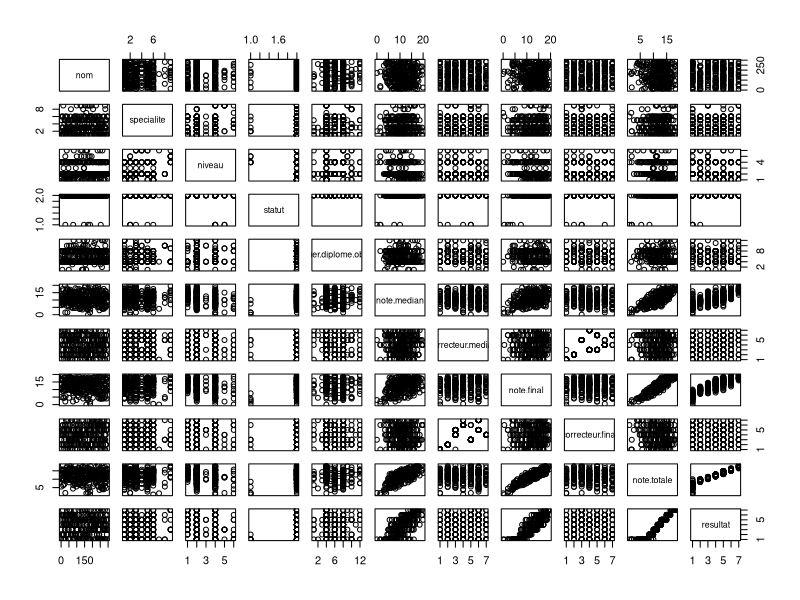

Recreate this plot in R. (Note: this script raises an error after producing the figure.)
setwd("D:/School/UTC/A16-P17/P17/SY09/TD/TP1")
#setwd("/media/leminhtr/Data/School/UTC/A16-P17/P17/SY09/TD/TP1")

## Lib.
library("RColorBrewer")
library(Hmisc)

#1.

###1.1

###### 1.

#nature : nom etu; specialite/niveau,
notes <- read.csv("sy02-p2016.csv", na.strings="", header=T)
 notes$nom <- factor(notes$nom, levels=notes$nom)
 notes$niveau <- factor(notes$niveau, ordered=T)
 notes$resultat <- factor(notes$resultat, levels=c("F","Fx","E","D","C","B","A"),
ordered=T)


# explore data
head(notes)
summary(notes)
plot(notes)
n_a <- is.na(notes)
n_a
notes[!complete.cases(notes),]
nrow(notes[!complete.cases(notes),] )
sapply(notes, function(x) sum(is.na(x)))

unique(notes$dernier.diplome.obtenu)
unique(notes$correcteur.median)
#notes sans N/A
notes_clean <- na.omit(notes)
summary(notes_clean)

############# GRAPH

plot(notes$specialite, notes$resultat)
#histogramme : quantitatives
#barplot : qualitatives
#boxplot : quantitative en fonction de qualitative

sd(notes_clean$note.median)
sd(notes_clean$note.total)
sd(notes_clean$note.final)


#### Boxplot :  Qualitative en fonction de quantitative (note)
notes2<- notes
notes2$spec_niv <- with(notes,paste0(specialite,niveau)) # merge colonne specialite & niveau into one
notes2 <- merge(notes,notes2)

par(mfrow=c(1,4));
boxplot(note.totale ~ specialite , data=notes,xlab="specialite",ylab="note totale")
boxplot(note.totale ~ niveau , data=notes,xlab="niveau",ylab="note totale")
boxplot(note.totale~ spec_niv,col=c("cyan","cyan","cyan","cyan","yellow","yellow","yellow","yellow","yellow","brown","brown","brown","brown","brown","orange","orange","orange","orange","brown4","brown4","brown4","brown4","green","green","green","green","white", "grey", "plum","plum"),data=notes2,xlab="specialite & niveau",ylab="note totale")
legend(bty="n",inset=0.0009,xy.coords(x=29.5,y=8), title="spec", c("GB","GI","GM", "GP","GSM","GSU","ISS2","TC"), fill=c("cyan","yellow","brown","orange","brown4","green","grey","plum"), horiz=FALSE)
boxplot(note.totale~ statut, data=notes,xlab="statut",ylab="note totale")
boxplot(note.totale ~ dernier.diplome.obtenu, data=notes,xlab="origine",ylab="note totale")
boxplot(note.median~ correcteur.median, data=notes,xlab="correcteur median",ylab="note median")
boxplot(note.final~ correcteur.final, data=notes,xlab="correcteur final",ylab="note final")
boxplot(note.totale~ correcteur.final, data=notes,xlab="correcteur final",ylab="note totale")

boxplot(note.totale~ dernier.diplome.obtenu,col=topo.colors(12),data=notes,xlab="dernier diplome obtenu",ylab="note totale")
legend(bty="n",inset=0.01,xy.coords(x=10.2,y=8.07), title="diplome", c( "AUTRE 1ER CYCLE","AUTRE 2E CYCLE", "AUTRE DIPLOME SUP.", "BAC","BTS","CPGE","DEUG","DUT","ETRANGER SECOND.","ETRANGER SUP.","INGENIEUR","LICENCE" ), fill=topo.colors(12), horiz=FALSE, cex=0.7)

factor(notes2$spec_niv)


########
table_spec_res<-table(notes$specialite,notes$resultat)

barplot(table_spec_res,beside=T,legend=rownames(table_spec_res),col=brewer.pal(9, "Set3"),args.legend=list(title="sp?cialit?"),xlab="Resultat",ylab="Nombre d'?tudiant")
	

par(mfrow=c(2,3));
boxplot(note.totale ~ specialite , data=notes,xlab="specialite",ylab="note")
boxplot(note.totale ~ niveau , data=notes,xlab="niveau",ylab="note")
boxplot(note.totale ~ dernier.diplome.obtenu, data=notes,xlab="origine",ylab="note")
boxplot(note.median~ correcteur.median, data=notes,xlab="correcteur median",ylab="note median")
boxplot(note.final~ correcteur.final, data=notes,xlab="correcteur final",ylab="note final")
########
barplot(table_spec_res,beside=T,legend=rownames(table_spec_res),col=1:9,
	args.legend=list(title="spécialité"),xlab="Resultat",ylab="Nombre d'étudiants")
	



## Correlation plot (notes)
plot(notes$note.median,notes$note.final,xlab="Note médian",ylab="Note final")
note_clean<-na.omit(notes)
cor(note_clean$note.median,note_clean$note.final)

plot(note_clean$note.median,note_clean$note.totale,xlab="Note médian",ylab="Note totale")
cor(note_clean$note.median,note_clean$note.totale)

plot(note_clean$note.final,note_clean$note.totale,xlab="Note final",ylab="Note totale")
cor(note_clean$note.final,note_clean$note.totale)



#2. : filiere, origine, niveau, correcteur, ...
### Rappel : 
#cor.test : test si correlation a une valeur significative
#test correlation 2 quantitative : cor.test
#test correlation 2 qualitative : chi2
#test correlation qualitative/quantitative : variance/test student si 2 �chantillons

head(notes)
length(notes$median)

################### TEST CHI2 : TEST IND. ENTRE VARIABLES QUALITATIVES

table_spec_res<-table(notes$specialite,notes$resultat)

chisq.test(table_spec_res)
table_diplome_res<-table(notes$dernier.diplome.obtenu,notes$resultat)
chisq.test(table_diplome_res)
table_niveau_res<-table(notes$niveau,notes$resultat)
chisq.test(table_niveau_res)

tab_corr_med_res <- table(notes$correcteur.median, notes$resultat)
tab_corr_med_res
tab_corr_fin_res <- table(notes$correcteur.final, notes$resultat)
tab_corr_fin_res
tab_dipl_res <- table(notes$dernier.diplome.obtenu, notes$resultat)
tab_dipl_res
tab_spec_res <- table(notes$specialite, notes$resultat)
tab_spec_res
tab_niv_res <- table(notes$niveau, notes$resultat)
tab_niv_res

chisq.test(tab_spec_res) #p<0.05
chisq.test(tab_niv_res) #p<0.05
chisq.test(tab_dipl_res)#p>0.05
 chisq.test(tab_corr_med_res) #p>0.05
chisq.test(tab_corr_fin_res) #p>0.05

## LABEL de la matrice
var_qual_col <- c ("specialite","niveau","dernier.diplome.obtenu","correcteur.median","correcteur.final")
var_qual_row <- c ("resultat")


###### MATRICE DES p-values test chi2 entre variable qualitatives
mat_var_qual<-matrix(ncol=length(var_qual_col),nrow=length(var_qual_row))
colnames(mat_var_qual)<-var_qual_col
rownames(mat_var_qual)<-var_qual_row

for (i in 1:length(var_qual_col))
{
	for(j in 1:length(var_qual_row)){
		table_temp <- table(notes[[var_qual_col[i]]],notes[[var_qual_row[j]]]);
		p <- chisq.test(table_temp);
		p_val <- p$p.value;
		mat_var_qual[j,i]<-p_val;
	}
}

###### MATRICE BOOLEENE test chi2 entre variable qualitatives : FALSE : REJETTE HYPOTHESE IND.
mat_var_qual_bool<-matrix(ncol=length(var_qual_col),nrow=length(var_qual_row))
colnames(mat_var_qual_bool)<-var_qual_col
rownames(mat_var_qual_bool)<-var_qual_row

for (i in 1:length(var_qual_col))
{
	for(j in 1:length(var_qual_row)){
		if(mat_var_qual[j,i]<0.05)
			mat_var_qual_bool[j,i] <- FALSE
		else
			mat_var_qual_bool[j,i] <- TRUE
	}
}

head(notes)

#which(notes$specialite=="GI") : liste l'index des personnes en GI.

############## VARIABLES QUANTITATIVES : CORRELATION

chisq.test(table_spec_res)
table_diplome_res<-table(notes$dernier.diplome.obtenu,notes$resultat)
chisq.test(table_diplome_res)
table_niveau_res<-table(notes$niveau,notes$resultat)
chisq.test(table_niveau_res)

plot(notes$note.median,notes$note.final)
note_clean<-na.omit(notes)
cor(note_clean$note.median,note_clean$note.final)

plot(note_clean$note.median,note_clean$note.totale)
cor(note_clean$note.median,note_clean$note.totale)

plot(note_clean$note.final,note_clean$note.totale)
cor(note_clean$note.final,note_clean$note.totale)

corrgram(note_clean, panel=panel.pts, upper.panel = NULL,text.panel = panel.txt)
################ VARIABLES QUALITATIVES/QUANTITATIVES : STUDENT TEST

############correcteur & notes median : MATRICE DES p-values : STUDENT TEST
t_matrix<-matrix(ncol=nlevels(unique(notes$correcteur.median)),nrow=nlevels(unique(notes$correcteur.median)))
colnames(t_matrix)<-levels(unique(notes$correcteur.median))
rownames(t_matrix)<-levels(unique(notes$correcteur.median))

correcteur<-levels(unique(notes$correcteur.median))

for (i in 1:length(correcteur)){
	for(j in 1:length(correcteur)){
		t_tmp<-t.test(notes[notes$correcteur.median==correcteur[i],"note.median"],notes[notes$correcteur.median==correcteur[j],"note.median"]);
		t_matrix[i,j]<-t_tmp$p.value;
	}
}

t_matrix

t_matrix_low <- t_matrix
upperTriangle(t_matrix_low) <- 0
colnames(t_matrix_low)<-levels(unique(notes$correcteur.median))
rownames(t_matrix_low)<-levels(unique(notes$correcteur.median))
write.table(t_matrix_low,file = "q1_student_mat.txt")
### MATRICE BOOLENNE
t_matrix_bool<-matrix(ncol=nlevels(unique(notes$correcteur.median)),nrow=nlevels(unique(notes$correcteur.median)))
colnames(t_matrix_bool)<-levels(unique(notes$correcteur.median))
rownames(t_matrix_bool)<-levels(unique(notes$correcteur.median))

for (i in 1:length(correcteur)){
	for(j in 1:length(correcteur)){
		if (t_matrix[i,j]<0.05)
			t_matrix_bool[i,j]<-0
		else
			t_matrix_bool[i,j]<-1
	}
}
t_matrix_bool


############correcteur & notes median
t_matrix<-matrix(rep(0,25),nrow=5)
colnames(t_matrix)<-c("Cor1","Cor2","Cor4","Cor5","Cor6")
rownames(t_matrix)<-c("Cor1","Cor2","Cor4","Cor5","Cor6")
correcteur<-c("Cor1","Cor2","Cor4","Cor5","Cor6")

for (i in 1:length(correcteur)){
	for(j in 1:length(correcteur)){
		t_tmp<-t.test(notes[notes$correcteur.median==correcteur[i],"note.median"],notes[notes$correcteur.median==correcteur[j],"note.median"]);
		t_matrix[i,j]<-t_tmp$p.value;
	}
}

t_matrix_new<-matrix(rep(0,25),nrow=5)
colnames(t_matrix_new)<-c("Cor1","Cor2","Cor4","Cor5","Cor6")
rownames(t_matrix_new)<-c("Cor1","Cor2","Cor4","Cor5","Cor6")
for (i in 1:length(correcteur)){
	for(j in 1:length(correcteur)){
		if (t_matrix[i,j]<0.05) 
			t_matrix_new[i,j]<-FALSE
		else
			t_matrix_new[i,j]<-TRUE
	}
}

##############correcteur & note final

t_matrix<-matrix(ncol=nlevels(unique(notes$correcteur.final)),nrow=nlevels(unique(notes$correcteur.final)))
colnames(t_matrix)<-levels(unique(notes$correcteur.final))
rownames(t_matrix)<-levels(unique(notes$correcteur.final))

correcteur<-levels(unique(notes$correcteur.final))


for (i in 1:length(correcteur)){
	for(j in 1:length(correcteur)){
		t_tmp<-t.test(notes[notes$correcteur.final==correcteur[i],"note.final"],notes[notes$correcteur.final==correcteur[j],"note.final"]);
		t_matrix[i,j]<-t_tmp$p.value;
	}
}
t_matrix

t_matrix_low <- t_matrix
upperTriangle(t_matrix_low) <- 0
colnames(t_matrix_low)<-levels(unique(notes$correcteur.final))
rownames(t_matrix_low)<-levels(unique(notes$correcteur.final))
write.table(t_matrix_low, "q1_student_mat_fin.txt", quote=FALSE, eol="\\\\\n", sep=" & ")



t_matrix_bool<-matrix(ncol=nlevels(unique(notes$correcteur.final)),nrow=nlevels(unique(notes$correcteur.final)))
colnames(t_matrix_bool)<-levels(unique(notes$correcteur.final))
rownames(t_matrix_bool)<-levels(unique(notes$correcteur.final))

for (i in 1:length(correcteur)){
	for(j in 1:length(correcteur)){
		if (t_matrix[i,j]<0.05)
			t_matrix_bool[i,j]<-0
		else
			t_matrix_bool[i,j]<- 1
	}
}
t_matrix_bool

nrow(notes)

plot(notes$note.median, notes$note.final, col=topo.colors(2), main="Scatterplot note median et note final")
legend(bty="n",inset=0.0009,xy.coords(x=0,y=20),c("note median","note final"), fill=topo.colors(2), horiz=FALSE)
abline(v=mean(notes$note.median, na.rm=TRUE), col="blue")
abline(h=mean(notes$note.final, na.rm=TRUE), col="cyan")
text(0.2,15, cex=.8, pos=4, "La ligne bleue est\nla moyenne de\nnote median")
text(0.2,13.3, cex=.8, pos=4, "La ligne cyan est\nla moyenne de\nnote final")
